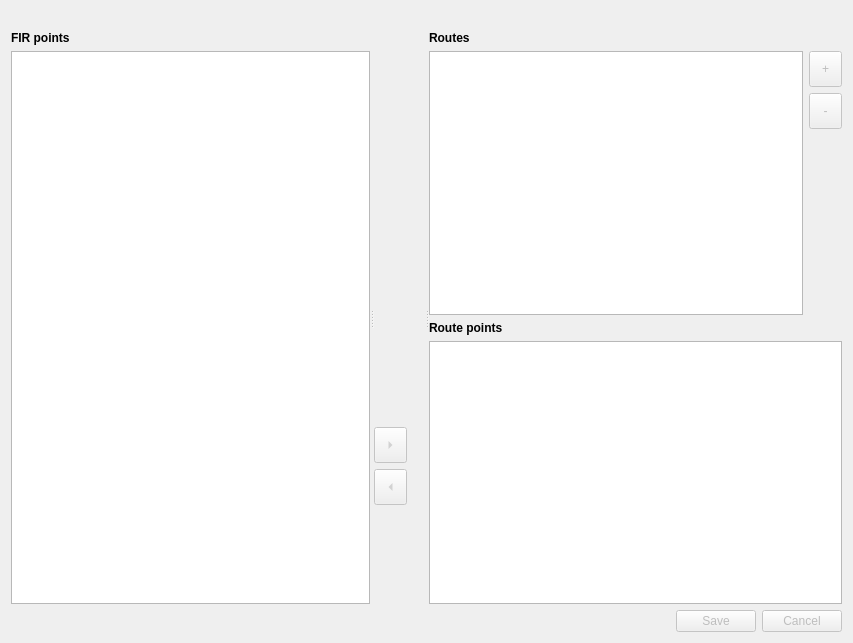
<?xml version="1.0" encoding="UTF-8"?>
<ui version="4.0">
 <class>RouteEditor</class>
 <widget class="QWidget" name="RouteEditor">
  <property name="geometry">
   <rect>
    <x>0</x>
    <y>0</y>
    <width>853</width>
    <height>643</height>
   </rect>
  </property>
  <property name="windowTitle">
   <string>Route editor</string>
  </property>
  <layout class="QVBoxLayout" name="verticalLayout_5">
   <item>
    <widget class="QLabel" name="firLabel">
     <property name="font">
      <font>
       <weight>75</weight>
       <bold>true</bold>
      </font>
     </property>
     <property name="alignment">
      <set>Qt::AlignCenter</set>
     </property>
    </widget>
   </item>
   <item>
    <widget class="QSplitter" name="splitter">
     <property name="sizePolicy">
      <sizepolicy hsizetype="Expanding" vsizetype="Expanding">
       <horstretch>0</horstretch>
       <verstretch>0</verstretch>
      </sizepolicy>
     </property>
     <property name="orientation">
      <enum>Qt::Horizontal</enum>
     </property>
     <property name="childrenCollapsible">
      <bool>false</bool>
     </property>
     <widget class="QWidget" name="widget_3">
      <layout class="QVBoxLayout" name="verticalLayout">
       <item>
        <widget class="QLabel" name="label">
         <property name="font">
          <font>
           <weight>75</weight>
           <bold>true</bold>
          </font>
         </property>
         <property name="text">
          <string>FIR points</string>
         </property>
        </widget>
       </item>
       <item>
        <widget class="QTableView" name="pointsView">
         <property name="editTriggers">
          <set>QAbstractItemView::NoEditTriggers</set>
         </property>
         <property name="selectionBehavior">
          <enum>QAbstractItemView::SelectRows</enum>
         </property>
         <property name="sortingEnabled">
          <bool>true</bool>
         </property>
         <attribute name="horizontalHeaderStretchLastSection">
          <bool>true</bool>
         </attribute>
        </widget>
       </item>
      </layout>
     </widget>
     <widget class="QWidget" name="widget" native="true">
      <property name="minimumSize">
       <size>
        <width>51</width>
        <height>0</height>
       </size>
      </property>
      <property name="maximumSize">
       <size>
        <width>51</width>
        <height>16777215</height>
       </size>
      </property>
      <layout class="QVBoxLayout" name="verticalLayout_4" stretch="4,0,0,1">
       <item>
        <spacer name="verticalSpacer">
         <property name="orientation">
          <enum>Qt::Vertical</enum>
         </property>
         <property name="sizeHint" stdset="0">
          <size>
           <width>20</width>
           <height>40</height>
          </size>
         </property>
        </spacer>
       </item>
       <item>
        <widget class="QToolButton" name="addRoutePointButton">
         <property name="enabled">
          <bool>false</bool>
         </property>
         <property name="minimumSize">
          <size>
           <width>33</width>
           <height>36</height>
          </size>
         </property>
         <property name="arrowType">
          <enum>Qt::RightArrow</enum>
         </property>
        </widget>
       </item>
       <item>
        <widget class="QToolButton" name="deleteRoutePointButton">
         <property name="enabled">
          <bool>false</bool>
         </property>
         <property name="minimumSize">
          <size>
           <width>33</width>
           <height>36</height>
          </size>
         </property>
         <property name="arrowType">
          <enum>Qt::LeftArrow</enum>
         </property>
        </widget>
       </item>
       <item>
        <spacer name="verticalSpacer_3">
         <property name="orientation">
          <enum>Qt::Vertical</enum>
         </property>
         <property name="sizeHint" stdset="0">
          <size>
           <width>20</width>
           <height>40</height>
          </size>
         </property>
        </spacer>
       </item>
      </layout>
     </widget>
     <widget class="QWidget" name="widget_2">
      <layout class="QVBoxLayout" name="verticalLayout_2">
       <item>
        <widget class="QLabel" name="label_2">
         <property name="font">
          <font>
           <weight>75</weight>
           <bold>true</bold>
          </font>
         </property>
         <property name="text">
          <string>Routes</string>
         </property>
        </widget>
       </item>
       <item>
        <layout class="QHBoxLayout" name="horizontalLayout">
         <item>
          <widget class="QTableView" name="routeView">
           <property name="selectionBehavior">
            <enum>QAbstractItemView::SelectRows</enum>
           </property>
           <property name="sortingEnabled">
            <bool>true</bool>
           </property>
          </widget>
         </item>
         <item>
          <layout class="QVBoxLayout" name="verticalLayout_3">
           <item>
            <widget class="QToolButton" name="addRouteButton">
             <property name="enabled">
              <bool>false</bool>
             </property>
             <property name="minimumSize">
              <size>
               <width>33</width>
               <height>36</height>
              </size>
             </property>
             <property name="text">
              <string>+</string>
             </property>
            </widget>
           </item>
           <item>
            <widget class="QToolButton" name="deleteRouteButton">
             <property name="enabled">
              <bool>false</bool>
             </property>
             <property name="minimumSize">
              <size>
               <width>33</width>
               <height>36</height>
              </size>
             </property>
             <property name="text">
              <string>-</string>
             </property>
            </widget>
           </item>
           <item>
            <spacer name="verticalSpacer_2">
             <property name="orientation">
              <enum>Qt::Vertical</enum>
             </property>
             <property name="sizeHint" stdset="0">
              <size>
               <width>20</width>
               <height>40</height>
              </size>
             </property>
            </spacer>
           </item>
          </layout>
         </item>
        </layout>
       </item>
       <item>
        <widget class="QLabel" name="label_3">
         <property name="font">
          <font>
           <weight>75</weight>
           <bold>true</bold>
          </font>
         </property>
         <property name="text">
          <string>Route points</string>
         </property>
        </widget>
       </item>
       <item>
        <widget class="QTableView" name="routePointView">
         <property name="selectionBehavior">
          <enum>QAbstractItemView::SelectRows</enum>
         </property>
         <property name="sortingEnabled">
          <bool>true</bool>
         </property>
        </widget>
       </item>
      </layout>
     </widget>
    </widget>
   </item>
   <item>
    <widget class="QDialogButtonBox" name="operButtons">
     <property name="enabled">
      <bool>false</bool>
     </property>
     <property name="standardButtons">
      <set>QDialogButtonBox::Cancel|QDialogButtonBox::Save</set>
     </property>
    </widget>
   </item>
  </layout>
 </widget>
 <resources/>
 <connections/>
 <slots>
  <slot>OnFIRSelect(int)</slot>
  <slot>OnAddRoute()</slot>
  <slot>OnDeleteRoute()</slot>
  <slot>OnAddPointRoute()</slot>
  <slot>OnDeletePointRoute()</slot>
  <slot>OnOperButtons(QAbstractButton*)</slot>
 </slots>
</ui>
